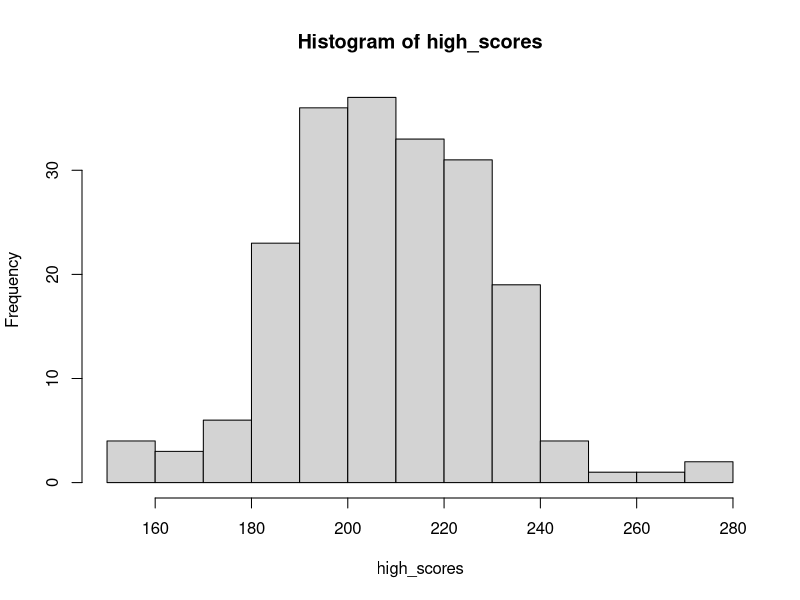
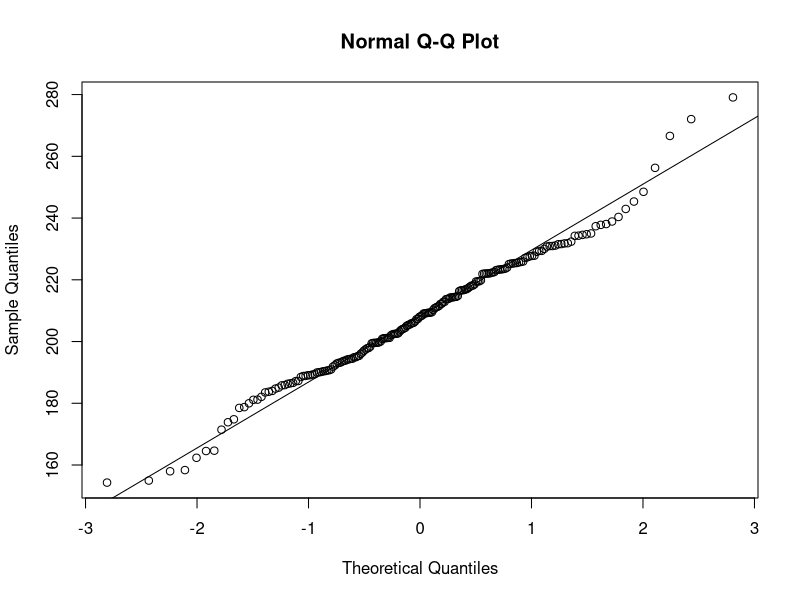

These charts were generated, in order, by the following R code:
#' @title 9_TestingForNormality.R
#' @description Outlining 3 methods for determining normality of numerical data
#' @author NMCG
#' @bugs None
#' @keywords histogram, qqplot, Shapiro-Wilk
#' @seealso https://www.statology.org/test-for-normality-in-r/
#' @seealso https://www.datamentor.io/r-programming/if-else-statement
#' @seealso https://www.statisticshowto.com/q-q-plots/

cat("\014")

# Set descriptive statistics for our vector of high scores
N <- 200
mn <- 210
std_dev <- 20

# Randomize the high scores using system time
set.seed(Sys.time())

# Generate a random Normal distribution of high scores with 99% of players in the range [150, 270] (i.e. 6 sigma or -3xSD on left and +3xSD on right of the mean)
high_scores <-  rnorm(N, mean = mn, sd = std_dev)

# Try using an Exponential distribution instead of a random normal distribution (see that Shapiro-Wilk no longer reports normality)
# high_scores <- rexp(N, rate = 0.1)

# Try using a Poisson distribution instead of a random normal distribution (see that Shapiro-Wilk no longer reports normality)
# high_scores <- rpois(N, lambda = 5) 

# Print scores
high_scores 

# Now let us perform THREE tests for Normality

# 1. Visual inspection - Histogram
hist(high_scores)
# comment - modality, symmetry, skewness

# 2. Visual inspection - QQ-Plot - https://www.statisticshowto.com/q-q-plots/
qqnorm(high_scores)
qqline(high_scores)

# 3. Descriptive Statistic - Shapiro-Wilk - "The null hypothesis of the Shapiro-Wilk test is that the population is normally distributed. If the p-value associated with the test is below a chosen significance level (e.g., 0.05), then the null hypothesis is rejected, suggesting that the data does not follow a normal distribution."
result_sw <- shapiro.test(high_scores)
result_sw

print(paste("A",result_sw$method, "was conducted on the data."))

# R if else Statement - https://www.datamentor.io/r-programming/if-else-statement
if(result_sw$p.value < 0.05)
{
  print(paste("From the output obtained we can not assume normality as the p-value of", round(result_sw$p.value, 4), "is less than 0.05"))
} else #note in R we need to put the else as shown (i.e. immediately after the { bracket) and not on a new line (as we can in C, C++, C#)
{ 
  print(paste("From the output obtained we can assume normality as the p-value of", round(result_sw$p.value, 4), "is greater than 0.05"))
}


# 4. Descriptive Statistic - Anderson-Darling

if(!require("nortest"))
  install.packages("nortest")
library(nortest)

result_ad <- ad.test(high_scores)
result_ad

print(paste("A",result_ad$method, "was conducted on the data."))

# R if else Statement - https://www.datamentor.io/r-programming/if-else-statement
if(result_ad$p.value < 0.05)
{
  print(paste("From the output obtained we can not assume normality as the p-value of", round(result_ad$p.value, 4), "is less than 0.05"))
} else #note in R we need to put the else as shown (i.e. immediately after the { bracket) and not on a new line (as we can in C, C++, C#)
{ 
  print(paste("From the output obtained we can assume normality as the p-value of", round(result_ad$p.value, 4), "is greater than 0.05"))
}









# fake_scores <- c(190, 190, 205, 185, 180, 220, 250)
# a <- mean(fake_scores)
# a
# 
# b <- sd(fake_scores)
# b
# 
# ideal_fake_scores <- rnorm(7, a, b)
# ideal_fake_scores
# 
# 
# hist(fake_scores, main = "Fake")
# hist(ideal_fake_scores, main = "Ideal")
# 
# #z <- (actual - mean)/std
# 
# -1 <- (actual - 205)/24
# -24 <- actual - 205
# actual <- 181
